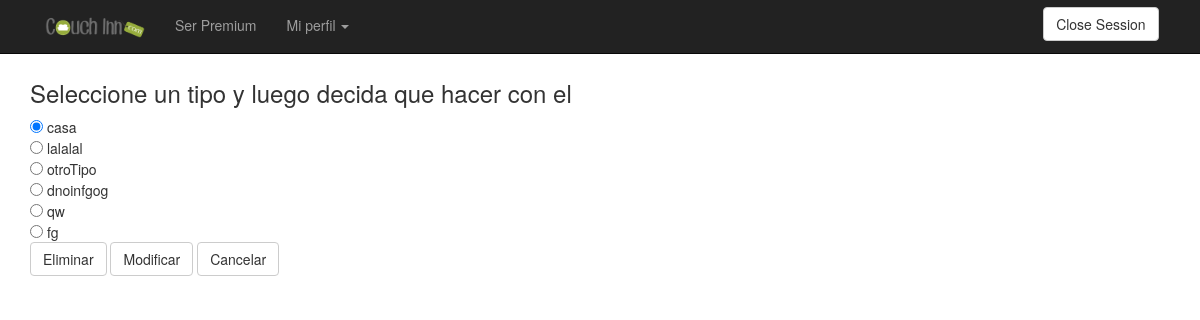
/listado_tipos_hospedajes.php (signed in), run on an earlier commit of the app's database.
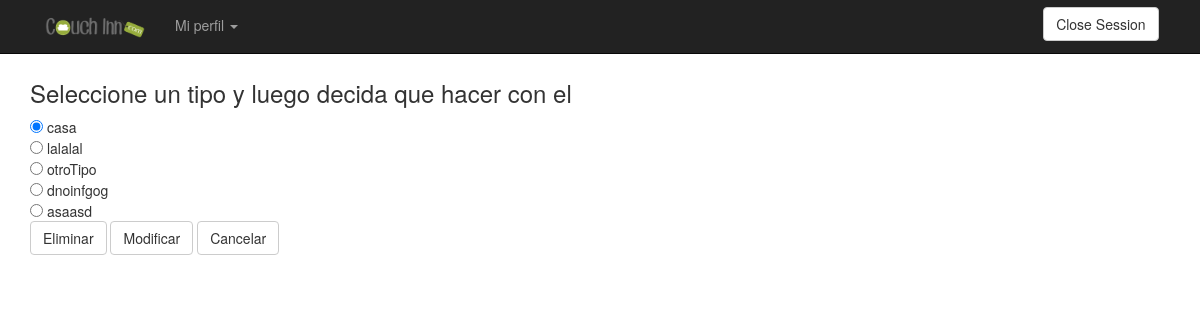
And on a later commit of the database.
### tables this page shows
CREATE TABLE IF NOT EXISTS `tipo` (
  `id_tipo` int(100) NOT NULL AUTO_INCREMENT,
  `nombre_tipo` varchar(30) NOT NULL,
  `eliminado` tinyint(1) DEFAULT '0',
  PRIMARY KEY (`id_tipo`)
);

### listado_tipos_hospedajes.php (the view, shortened to what the changed rows need)
<?php session_start();
if( isset($_SESSION['sesion_usuario']) ){
	if( isset($_SESSION['admin'])) {
		?>
		<!DOCTYPE html>
		<html>
		<head>
			<link href="bootstrap/css/bootstrap.min.css" rel="stylesheet">
			<link href="default.css" rel="stylesheet">
		</head>
		<body>
		<?php include("navbar.php"); ?>
		<div class="container">
			<h3>Seleccione un tipo y luego decida que hacer con el</h3>
			<form name ="form1" method ="post" action ="radioButton.php">
			<?php
			include_once("conectarBD.php");
				$query = "SELECT nombre_tipo FROM tipo WHERE eliminado=0";
				$result = mysqli_query($conexion, $query);
				$temp = 1;
				while ($row = mysqli_fetch_array($result)) {
					$nombre = $row["nombre_tipo"];
					if ($temp == 1){?>
             			<input type='radio' checked name='nomTipoAModificar' value= <?php echo($nombre);?>> <?php echo($nombre); ?> <br>
             			<?php $temp = 0; ?>
             		<?php	} else {?>
             			<input type='radio' name='nomTipoAModificar' value= <?php echo($nombre);?>> <?php echo($nombre); ?> <br>
             		<?php	} ?>
				<?php	} ?>
			<div class="form-group">
                <button type="submit" name = "Eliminar" class="btn btn-default">Eliminar</button>
                <button type="submit" name = "Modificar" class="btn btn-default">Modificar</button>
                <a class="btn btn-default" href="index.php">Cancelar</a>
            </div>
            </form>
		</div>
		</body>
		</html>
		<?php
	}else{
		header("Location: index.php?msg=solo los administradores pueden acceder a esta página&&class=alert-danger");
	}
	} else {
		header("Location: index.php?msg=debe estar logueado para ver esta pagina&&class=alert-warning");
}?>

### navbar.php (shortened to what the changed rows need)
<?php
if( isset($_SESSION['sesion_usuario']) ){
    if( isset($_SESSION['admin']) && ($_SESSION['admin'] == true)) {
    ?>
        <nav class="navbar navbar-inverse navbar-fixed-top" >
            <div class="container" >
                <div id = "navbar" class="navbar-collapse collapse" >
                    <ul class="nav navbar-nav" >
                        <li ><a href = "index.php" > <img class="img-responsive center-block" height = "40" width = "100" src="img/header.png"></a ></li >
                        <!--<li ><a href = "listado_tipos_hospedajes.php" > Listado de tipos de hospedajes</a ></li >
                        <li ><a href = "#" > Agregar tipos de hospedajes</a ></li >
                        <li ><a href = "#" > Modificar tipos de hospedajes</a ></li >
                        <li ><a href = "#" > Eliminar tipos de hospedajes</a ></li >-->
                        <li class="dropdown" >
                            <a href = "#" class="dropdown-toggle" data-toggle= "dropdown" role = "button" aria-haspopup = "true" aria-expanded = "false" > Manejar Tipos de Hospedaje <span class="caret" ></span ></a >
                            <ul class="dropdown-menu" >
                                <li ><a href = "listado_tipos_hospedajes.php" > Listado de tipos de hospedajes</a ></li >
                                <li ><a href = "alta_tipos_hospedaje_form.php" > Agregar tipos de hospedajes</a ></li >
                                <!--
                                <li ><a href = "modificar_tipos_hospedaje_form.php" > Modificar tipos de hospedajes</a ></li >
                                <li ><a href = "eliminar_tipos_hospedaje_form.php" > Eliminar tipos de hospedajes</a ></li >
                                -->
                            </ul >
                        </li >
                        <li class="dropdown" >
                            <a href = "#" class="dropdown-toggle" data-toggle= "dropdown" role = "button" aria-haspopup = "true" aria-expanded = "false" > Mi perfil <span class="caret" ></span ></a >
                            <ul class="dropdown-menu" >
                                <li ><a href = "#" > Ver perfil </a ></li >
                                <li ><a href = "user_modForm.php" > Modificar perfil </a ></li >
                            </ul >
                        </li >
                    </ul >
                    <form id="user-session" class="form-inline pull-right" method="post" action="consultas/cerrar_sesion.php">
                        <button type="submit" class="btn btn-default">Close Session</button>
                    </form>
                </div >
            </div >
        </nav >
    <?php
         }else {
    ?>
    <nav class="navbar navbar-inverse navbar-fixed-top" >
        <div class="container" >
            <div id = "navbar" class="navbar-collapse collapse" >
                <ul class="nav navbar-nav" >
                    <?php
                            include_once("conectarBD.php");
                            $query= "SELECT id_usuario FROM premium WHERE id_usuario='".$_SESSION['id_usuario']."'";
                            $resultado_navbar= mysqli_query($conexion, $query);
                            if(mysqli_num_rows($resultado_navbar) == 0){
                    ?>
                                <li ><a href = "hacerse_premium.php" > Ser Premium</a ></li >
                    <?php }  ?>
                </ul >
            </div >
        </div >
    </nav >
<?php }  } ?>

What changed in the data, as far as the page shows it:
no longer on this page (row edited): tipo: nombre_tipo "fg"
changed tipo: nombre_tipo "qw" → "asaasd"
Also different on the page:
text no longer shown: "Ser Premium"
